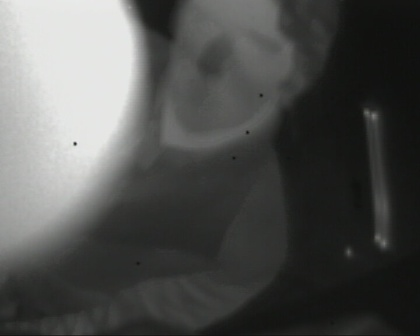
%> input picture media/2020-03-25-183812.jpg, 420 x 336 px, shrunk from 720 x 576 before the run
$ octave convert.m   (GNU Octave 9; MATLAB toolbox functions it lacks are replaced by stand-ins)
%> lines starting %> are read from the running program, lines starting %| are printed output that depends on the picture
%A simple program for pseudo colouring
%The program converts a gray level image (0-256)(single layer) to pseudo color image (3 layer)
%by altering the conditions and values, U can create more perfect pseudo color image.
clc;
clear all;
im=input('Enter the file name (gray level image) :','s');
%> the answer given: 2020-03-25-183812.jpg
k=imread(im);
%> k is the input picture: size 336x420x3 uint8; mean R, G, B 80.9, 81.7, 79.8
[x y z]=size(k);
%> x = 336; y = 420; z = 3
% z should be one for the input image
k=double(k);
%> k: size 336x420x3 double
for i=1:x
    for j=1:y
        if k(i,j)>=0 & k(i,j)<50
            m(i,j,1)=k(i,j)+60;
            m(i,j,2)=k(i,j)+10;
            m(i,j,3)=k(i,j)+20;
        end
        if k(i,j)>=50 & k(i,j)<100
            m(i,j,1)=k(i,j)+70;
            m(i,j,2)=k(i,j)+28;
            m(i,j,3)=k(i,j)+20;
        end
        if k(i,j)>=100 & k(i,j)<150
            m(i,j,1)=k(i,j)+104;
            m(i,j,2)=k(i,j)+30;
            m(i,j,3)=k(i,j)+30;
        end
        if k(i,j)>=150 & k(i,j)<200
            m(i,j,1)=k(i,j)+100;
            m(i,j,2)=k(i,j)+40;
            m(i,j,3)=k(i,j)+50;
        end
        if k(i,j)>=200 & k(i,j)<=256
            m(i,j,1)=k(i,j)+240;
            m(i,j,2)=k(i,j)+60;
            m(i,j,3)=k(i,j)+45;
        end
    end
end
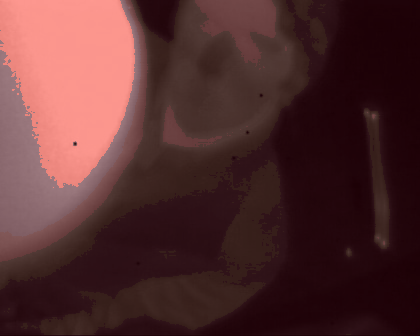
%> m: size 336x420x3 double; mean R, G, B 172.3, 105.5, 106.6; drawn with min black and max white
figure,imshow(uint8(k),[]);
figure,imshow(uint8(m),[]);
%> after `imshow(uint8(m),[])`:
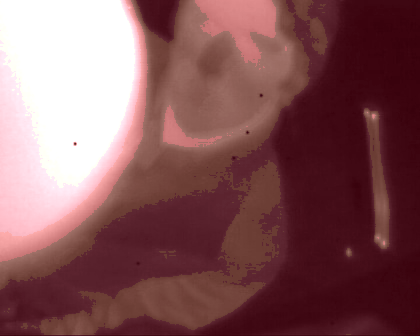
%> displayed picture: size 336x420x3, on the screen's scale of 0 to 255; mean R, G, B 131.9, 85.9, 89.1

$ run again, on media/2020-03-25-183823.jpg
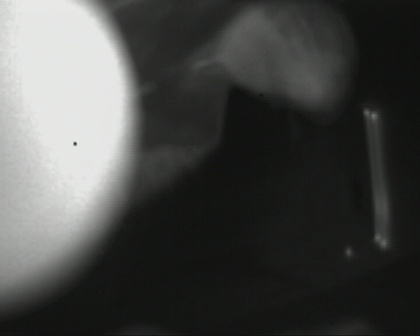
%> input picture media/2020-03-25-183823.jpg, 420 x 336 px, shrunk from 720 x 576 before the run
%> k is the input picture: size 336x420x3 uint8; mean R, G, B 71.5, 72.3, 70.5
%> k: size 336x420x3 double
%> after the loop `for i=1:x`:
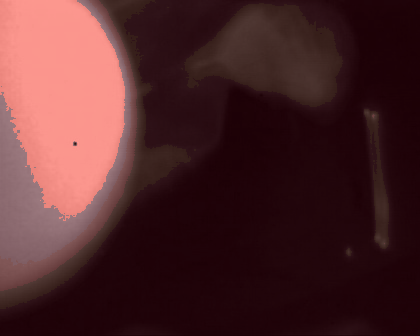
%> m: size 336x420x3 double; mean R, G, B 162.6, 93.4, 97.2; drawn with min black and max white
%> `imshow(uint8(m),[])`:
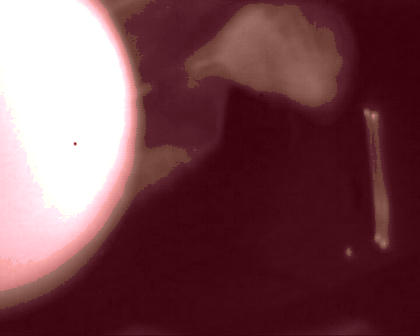
%> displayed picture: size 336x420x3, on the screen's scale of 0 to 255; mean R, G, B 117.7, 71.8, 78.3

$ run again, on media/2020-03-25-183828.jpg
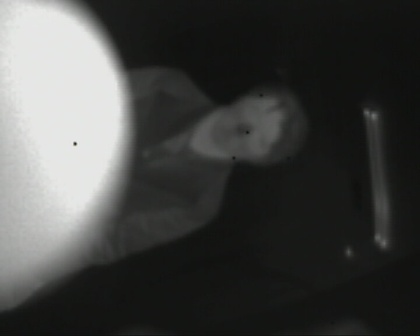
%> input picture media/2020-03-25-183828.jpg, 420 x 336 px, shrunk from 720 x 576 before the run
%> k is the input picture: size 336x420x3 uint8; mean R, G, B 67.3, 68.1, 66.3
%> k: size 336x420x3 double
%> after the loop `for i=1:x`:
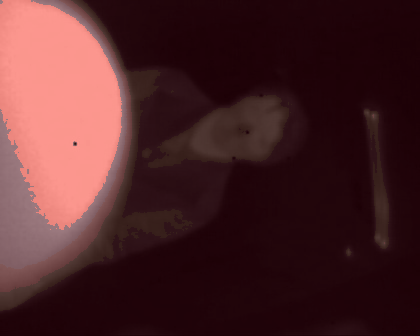
%> m: size 336x420x3 double; mean R, G, B 157.5, 88.3, 92.7; drawn with min black and max white
%> `imshow(uint8(m),[])`:
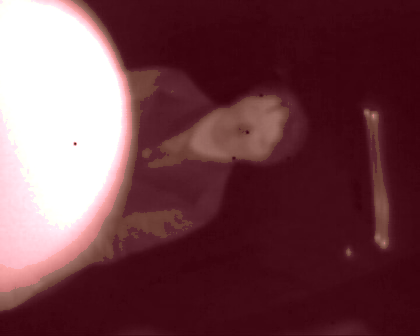
%> displayed picture: size 336x420x3, on the screen's scale of 0 to 255; mean R, G, B 113.1, 67, 74.1
